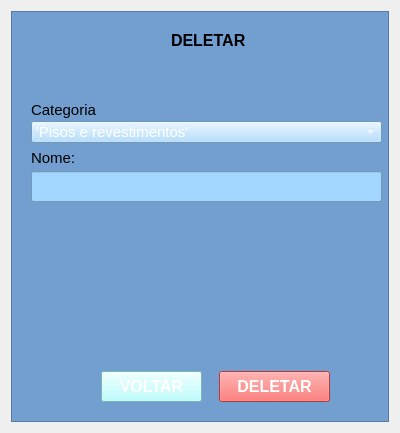
<?xml version="1.0" encoding="UTF-8"?>
<ui version="4.0">
 <class>Form</class>
 <widget class="QWidget" name="Form">
  <property name="geometry">
   <rect>
    <x>0</x>
    <y>0</y>
    <width>400</width>
    <height>433</height>
   </rect>
  </property>
  <property name="windowTitle">
   <string>Form</string>
  </property>
  <layout class="QGridLayout" name="gridLayout">
   <item row="0" column="0">
    <widget class="QFrame" name="frame">
     <property name="styleSheet">
      <string notr="true">background-color: rgb(114, 159, 207);</string>
     </property>
     <property name="frameShape">
      <enum>QFrame::StyledPanel</enum>
     </property>
     <property name="frameShadow">
      <enum>QFrame::Raised</enum>
     </property>
     <widget class="QLabel" name="QL_deletar">
      <property name="geometry">
       <rect>
        <x>160</x>
        <y>20</y>
        <width>76</width>
        <height>19</height>
       </rect>
      </property>
      <property name="font">
       <font>
        <pointsize>12</pointsize>
        <weight>75</weight>
        <bold>true</bold>
       </font>
      </property>
      <property name="styleSheet">
       <string notr="true">background-color: rgb(114, 159, 207);</string>
      </property>
      <property name="text">
       <string>DELETAR</string>
      </property>
     </widget>
     <widget class="QPushButton" name="pB_deletar">
      <property name="geometry">
       <rect>
        <x>208</x>
        <y>360</y>
        <width>111</width>
        <height>31</height>
       </rect>
      </property>
      <property name="font">
       <font>
        <pointsize>12</pointsize>
        <weight>75</weight>
        <bold>true</bold>
       </font>
      </property>
      <property name="autoFillBackground">
       <bool>false</bool>
      </property>
      <property name="styleSheet">
       <string notr="true">background-color: rgb(255, 79, 73);
color: rgb(255, 255, 255);</string>
      </property>
      <property name="text">
       <string>DELETAR</string>
      </property>
     </widget>
     <widget class="QLabel" name="QL_categoria">
      <property name="geometry">
       <rect>
        <x>20</x>
        <y>90</y>
        <width>66</width>
        <height>18</height>
       </rect>
      </property>
      <property name="font">
       <font>
        <pointsize>11</pointsize>
       </font>
      </property>
      <property name="text">
       <string>Categoria:</string>
      </property>
     </widget>
     <widget class="QComboBox" name="categoria3">
      <property name="geometry">
       <rect>
        <x>20</x>
        <y>110</y>
        <width>351</width>
        <height>22</height>
       </rect>
      </property>
      <property name="font">
       <font>
        <pointsize>11</pointsize>
       </font>
      </property>
      <property name="styleSheet">
       <string notr="true">background-color: rgb(162, 214, 255);
color: rgb(255, 255, 255);</string>
      </property>
      <item>
       <property name="text">
        <string>'Pisos e revestimentos'</string>
       </property>
      </item>
      <item>
       <property name="text">
        <string>'Portas e janelas'</string>
       </property>
      </item>
      <item>
       <property name="text">
        <string>'Tintas'</string>
       </property>
      </item>
      <item>
       <property name="text">
        <string>'Banheiro'</string>
       </property>
      </item>
      <item>
       <property name="text">
        <string>'Cozinha'</string>
       </property>
      </item>
     </widget>
     <widget class="QPushButton" name="pB_voltar">
      <property name="geometry">
       <rect>
        <x>90</x>
        <y>360</y>
        <width>101</width>
        <height>31</height>
       </rect>
      </property>
      <property name="font">
       <font>
        <pointsize>12</pointsize>
        <weight>75</weight>
        <bold>true</bold>
       </font>
      </property>
      <property name="styleSheet">
       <string notr="true">background-color: rgb(170, 255, 255);
color: rgb(255, 255, 255);</string>
      </property>
      <property name="text">
       <string>VOLTAR</string>
      </property>
     </widget>
     <widget class="QLabel" name="label">
      <property name="geometry">
       <rect>
        <x>20</x>
        <y>140</y>
        <width>47</width>
        <height>13</height>
       </rect>
      </property>
      <property name="font">
       <font>
        <pointsize>11</pointsize>
       </font>
      </property>
      <property name="text">
       <string>Nome:</string>
      </property>
     </widget>
     <widget class="QLineEdit" name="lE_nome2">
      <property name="geometry">
       <rect>
        <x>20</x>
        <y>160</y>
        <width>351</width>
        <height>31</height>
       </rect>
      </property>
      <property name="styleSheet">
       <string notr="true">background-color: rgb(162, 214, 255);</string>
      </property>
     </widget>
    </widget>
   </item>
  </layout>
 </widget>
 <resources/>
 <connections/>
</ui>
